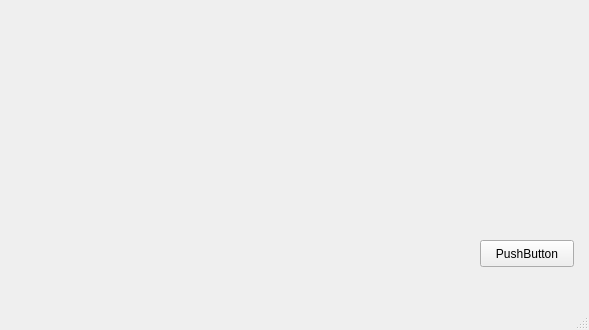
<?xml version="1.0" encoding="UTF-8"?>
<ui version="4.0">
 <class>MainWindow</class>
 <widget class="QMainWindow" name="MainWindow">
  <property name="geometry">
   <rect>
    <x>0</x>
    <y>0</y>
    <width>589</width>
    <height>330</height>
   </rect>
  </property>
  <property name="windowTitle">
   <string>DynVPN</string>
  </property>
  <widget class="QWidget" name="centralwidget">
   <widget class="QPushButton" name="pushButton">
    <property name="geometry">
     <rect>
      <x>480</x>
      <y>240</y>
      <width>94</width>
      <height>27</height>
     </rect>
    </property>
    <property name="text">
     <string>PushButton</string>
    </property>
   </widget>
  </widget>
  <widget class="QMenuBar" name="menubar">
   <property name="geometry">
    <rect>
     <x>0</x>
     <y>0</y>
     <width>589</width>
     <height>25</height>
    </rect>
   </property>
  </widget>
  <widget class="QStatusBar" name="statusbar"/>
 </widget>
 <resources/>
 <connections/>
</ui>
